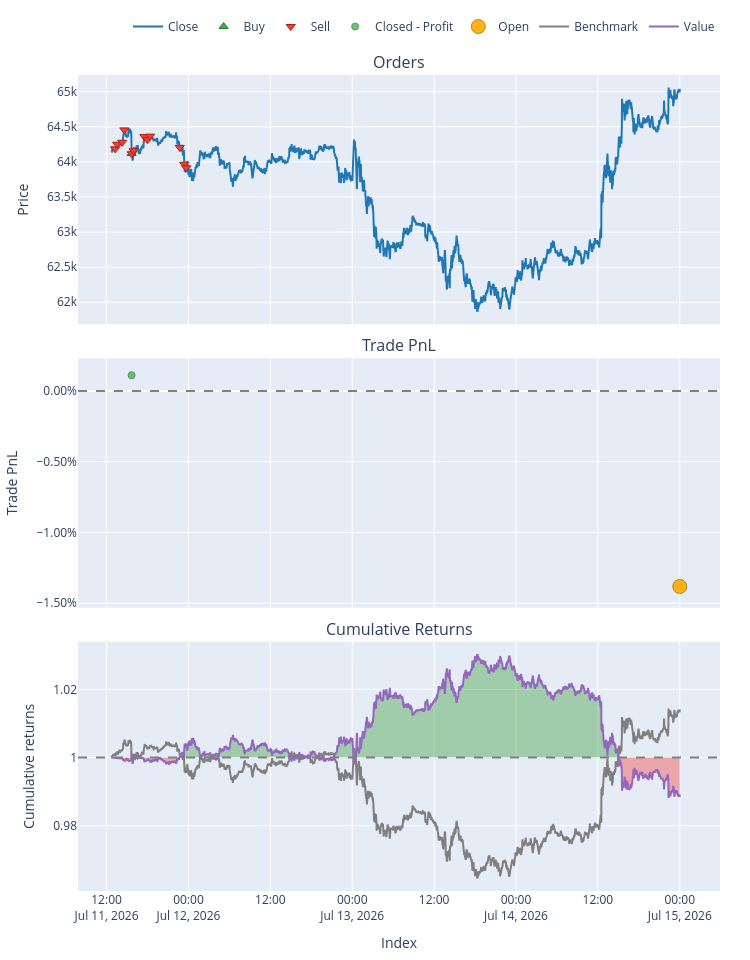

The notebook cell saved with this chart:
### Code cell
pf.plot().show()

### Figure 1 — Plotly figure (JSON) as saved in the notebook; plotly's stock layout.template omitted (floating-point values rounded to 4 significant figures; data arrays with more than 128 entries replaced by an {"elided": "..."} marker saying what was removed)
{"data": [{"legendgroup": "0", "line": {"color": "#1f77b4"}, "name": "Close", "showlegend": true, "type": "scatter", "uid": "a2d46735-ae49-474f-a98f-5677ce4b9a29", "x": {"elided": "4999 str values"}, "xaxis": "x", "y": {"elided": "4999 float values"}, "yaxis": "y"}, {"customdata": [[4.0, 0.03599, 1.846]], "hovertemplate": "Order Id: %{customdata[0]}<br>Timestamp: %{x}<br>Price: %{y}<br>Size: %{customdata[1]:.6f}<br>Fees: %{customdata[2]:.6f}", "legendgroup": "1", "marker": {"color": "#37B13F", "line": {"color": "rgb(38,123,44)", "width": 1}, "size": 8, "symbol": "triangle-up"}, "mode": "markers", "name": "Buy", "type": "scatter", "uid": "79d6bb70-abae-4b98-9db0-4b836a5a3dd7", "x": ["2026-07-11T15:40:00.000000"], "xaxis": "x", "y": [64120.0], "yaxis": "y"}, {"customdata": [[0.0, 0.03595, 1.846], [1.0, 0.03592, 1.846], [2.0, 0.0359, 1.846], [3.0, 0.0358, 1.846], [5.0, 0.03599, 1.846], [6.0, 0.03597, 1.846], [7.0, 0.03586, 1.846], [8.0, 0.03588, 1.846], [9.0, 0.03585, 1.846], [10.0, 0.03594, 1.846], [11.0, 0.03608, 1.846], [12.0, 0.03611, 1.846]], "hovertemplate": "Order Id: %{customdata[0]}<br>Timestamp: %{x}<br>Price: %{y}<br>Size: %{customdata[1]:.6f}<br>Fees: %{customdata[2]:.6f}", "legendgroup": "2", "marker": {"color": "#EA4335", "line": {"color": "rgb(181,31,18)", "width": 1}, "size": 8, "symbol": "triangle-down"}, "mode": "markers", "name": "Sell", "type": "scatter", "uid": "8d4d06df-c49b-4ead-b37b-c359fc2035f5", "x": ["2026-07-11T13:15:00.000000", "2026-07-11T13:33:00.000000", "2026-07-11T14:17:00.000000", "2026-07-11T14:36:00.000000", "2026-07-11T15:41:00.000000", "2026-07-11T15:58:00.000000", "2026-07-11T17:32:00.000000", "2026-07-11T18:00:00.000000", "2026-07-11T18:22:00.000000", "2026-07-11T22:43:00.000000", "2026-07-11T23:23:00.000000", "2026-07-11T23:41:00.000000"], "xaxis": "x", "y": [64190.0, 64250.0, 64280.0, 64460.0, 64120.0, 64160.0, 64360.0, 64320.0, 64370.0, 64210.0, 63970.0, 63920.0], "yaxis": "y"}, {"customdata": [[0.0, 0.0, 2.571, 0.001111]], "hovertemplate": "Exit Trade Id: %{customdata[0]}<br>Position Id: %{customdata[1]}<br>Exit Timestamp: %{x}<br>PnL: %{customdata[2]:.6f}<br>Return: %{customdata[3]:.2%}", "legendgroup": "3", "marker": {"color": "#37B13F", "line": {"color": "rgb(38,123,44)", "width": 1}, "opacity": [0.75], "size": [7.0], "symbol": "circle"}, "mode": "markers", "name": "Closed - Profit", "type": "scatter", "uid": "f38aa8e3-21ea-4076-81a9-1e885a4db95c", "x": ["2026-07-11T15:40:00.000000"], "xaxis": "x2", "y": [0.001111], "yaxis": "y2"}, {"customdata": [[1.0, 0.0, -350.7, -0.01382]], "hovertemplate": "Exit Trade Id: %{customdata[0]}<br>Position Id: %{customdata[1]}<br>Exit Timestamp: %{x}<br>PnL: %{customdata[2]:.6f}<br>Return: %{customdata[3]:.2%}", "legendgroup": "4", "marker": {"color": "#FFAA00", "line": {"color": "rgb(178,118,0)", "width": 1}, "opacity": [0.9], "size": [14.0], "symbol": "circle"}, "mode": "markers", "name": "Open", "type": "scatter", "uid": "8d1f1c30-c86f-443e-bc4b-beab22098b9c", "x": ["2026-07-15T00:00:00.000000"], "xaxis": "x2", "y": [-0.01382], "yaxis": "y2"}, {"legendgroup": "5", "line": {"color": "#7f7f7f"}, "name": "Benchmark", "showlegend": true, "type": "scatter", "uid": "a9fbbe51-beb9-41a5-8ca9-8a9b95d9354f", "x": {"elided": "4999 str values"}, "xaxis": "x3", "y": {"elided": "4999 float values"}, "yaxis": "y3"}, {"hoverinfo": "skip", "legendgroup": "6", "line": {"color": "rgba(0, 0, 0, 0)", "width": 0}, "opacity": 0, "showlegend": false, "type": "scatter", "uid": "e2ae9444-ee19-4ff0-a113-9618023b8630", "x": {"elided": "4999 str values"}, "xaxis": "x3", "y": {"elided": "4999 int values"}, "yaxis": "y3"}, {"connectgaps": false, "fill": "tonexty", "fillcolor": "rgba(0, 128, 0, 0.3)", "hoverinfo": "skip", "legendgroup": "6", "line": {"color": "rgba(0, 0, 0, 0)", "width": 0}, "opacity": 0, "showlegend": false, "type": "scatter", "uid": "aafa2751-5d4f-49e7-8c9f-981d7f97e815", "x": {"elided": "4999 str values"}, "xaxis": "x3", "y": {"elided": "4999 float values"}, "yaxis": "y3"}, {"hoverinfo": "skip", "legendgroup": "6", "line": {"color": "rgba(0, 0, 0, 0)", "width": 0}, "opacity": 0, "showlegend": false, "type": "scatter", "uid": "a654b2be-f4b7-44fc-b1ac-3ac499995414", "x": {"elided": "4999 str values"}, "xaxis": "x3", "y": {"elided": "4999 int values"}, "yaxis": "y3"}, {"connectgaps": false, "fill": "tonexty", "fillcolor": "rgba(255, 0, 0, 0.3)", "hoverinfo": "skip", "legendgroup": "6", "line": {"color": "rgba(0, 0, 0, 0)", "width": 0}, "opacity": 0, "showlegend": false, "type": "scatter", "uid": "7e2a20cf-a74d-4b38-a9fb-f095dca06246", "x": {"elided": "4999 str values"}, "xaxis": "x3", "y": {"elided": "4999 float values"}, "yaxis": "y3"}, {"legendgroup": "7", "line": {"color": "#9467bd"}, "name": "Value", "showlegend": true, "type": "scatter", "uid": "085025a5-418a-4e49-bfcf-8249eaefa79c", "x": {"elided": "4999 str values"}, "xaxis": "x3", "y": {"elided": "4999 float values"}, "yaxis": "y3"}, {"hoverinfo": "skip", "legendgroup": "6", "line": {"color": "rgba(0, 0, 0, 0)", "width": 0}, "opacity": 0, "showlegend": false, "type": "scatter", "uid": "9eb2512c-7ce4-4347-bb3c-337b7de46178", "x": {"elided": "4999 str values"}, "xaxis": "x3", "y": {"elided": "4999 int values"}, "yaxis": "y3"}], "layout": {"annotations": [{"font": {"size": 16}, "showarrow": false, "text": "Orders", "x": 0.5, "xanchor": "center", "xref": "paper", "y": 1, "yanchor": "bottom", "yref": "paper"}, {"font": {"size": 16}, "showarrow": false, "text": "Trade PnL", "x": 0.5, "xanchor": "center", "xref": "paper", "y": 0.6528, "yanchor": "bottom", "yref": "paper"}, {"font": {"size": 16}, "showarrow": false, "text": "Cumulative Returns", "x": 0.5, "xanchor": "center", "xref": "paper", "y": 0.3056, "yanchor": "bottom", "yref": "paper"}], "height": 960, "legend": {"orientation": "h", "traceorder": "normal", "x": 1, "xanchor": "right", "y": 1.042, "yanchor": "bottom"}, "margin": {"b": 30, "l": 30, "r": 30, "t": 30}, "shapes": [{"line": {"color": "gray", "dash": "dash"}, "type": "line", "x0": 0, "x1": 1, "xref": "paper", "y0": 0, "y1": 0, "yref": "y2"}, {"line": {"color": "gray", "dash": "dash"}, "type": "line", "x0": 0, "x1": 1, "xref": "paper", "y0": 1, "y1": 1, "yref": "y3"}], "showlegend": true, "width": 750, "xaxis": {"anchor": "y", "domain": [0, 1], "matches": "x3", "showticklabels": false}, "xaxis2": {"anchor": "y2", "domain": [0, 1], "matches": "x3", "showticklabels": false}, "xaxis3": {"anchor": "y3", "domain": [0, 1], "title": {"text": "Index"}}, "yaxis": {"anchor": "x", "domain": [0.6944, 1], "title": {"text": "Price"}}, "yaxis2": {"anchor": "x2", "domain": [0.3472, 0.6528], "tickformat": ".2%", "title": {"text": "Trade PnL"}}, "yaxis3": {"anchor": "x3", "domain": [0, 0.3056], "title": {"text": "Cumulative returns"}}}}
